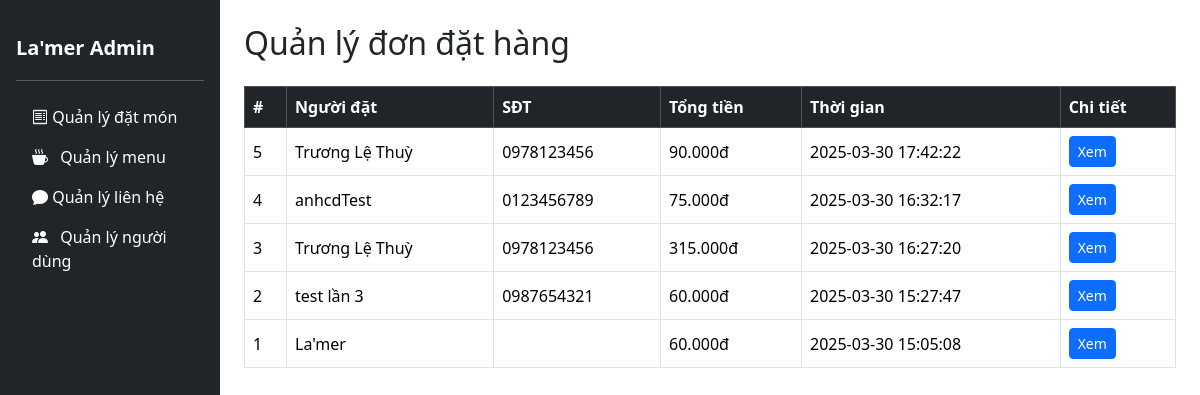
The page /admin/orders.php (signed in) on the database its author committed.
### tables this page shows
CREATE TABLE `orders` (
  `id` int(11) NOT NULL,
  `username` varchar(50) NOT NULL,
  `fullname` varchar(100) NOT NULL,
  `phone` varchar(20) NOT NULL,
  `total_price` decimal(10,2) NOT NULL,
  `order_time` datetime DEFAULT current_timestamp()
);

### admin/orders.php (the view, shortened to what this page needs)
<?php
require_once '../database/dbconnect.php';
$orderQuery = $conn->query("SELECT * FROM orders ORDER BY order_time DESC");
$orders = [];
while ($row = $orderQuery->fetch_assoc()) {
    $orders[] = $row;
}
?>
<!DOCTYPE html>
<html lang="vi">
<head>
    <link href="https://cdn.jsdelivr.net/npm/bootstrap@5.3.3/dist/css/bootstrap.min.css" rel="stylesheet">
    <link href="https://cdn.jsdelivr.net/npm/bootstrap-icons@1.10.5/font/bootstrap-icons.css" rel="stylesheet">
</head>
<body>
    <div class="d-flex">
        <?php include('sidebar.php'); ?>
        <div class="ms-220 px-4 pt-4 w-100" style="margin-left: 220px; height: 100vh;">
            <h2 class="mb-4">Quản lý đơn đặt hàng</h2>
            <div class="table-responsive">
                <table class="table table-bordered align-middle">
                    <thead class="table-dark">
                        <tr>
                            <th>#</th>
                            <th>Người đặt</th>
                            <th>SĐT</th>
                            <th>Tổng tiền</th>
                            <th>Thời gian</th>
                            <th>Chi tiết</th>
                        </tr>
                    </thead>
                    <tbody>
                        <?php foreach ($orders as $order): ?>
                            <tr>
                                <td><?= $order['id'] ?></td>
                                <td><?= htmlspecialchars($order['fullname']) ?></td>
                                <td><?= htmlspecialchars($order['phone']) ?></td>
                                <td><?= number_format($order['total_price'], 0, ',', '.') ?>đ</td>
                                <td><?= $order['order_time'] ?></td>
                                <td>
                                    <button class="btn btn-sm btn-primary" data-bs-toggle="collapse"
                                        data-bs-target="#items-<?= $order['id'] ?>">
                                        Xem
                                    </button>
                                </td>
                            </tr>
                        <?php endforeach; ?>
                    </tbody>
                </table>
            </div>
        </div>
    </div>
</body>
</html>

### rows shown on the page
orders: id "5", fullname "Trương Lệ Thuỳ", phone "0978123456", total_price "90.000", order_time "2025-03-30 17:42:22"
orders: id "4", fullname "anhcdTest", phone "0123456789", total_price "75.000", order_time "2025-03-30 16:32:17"
orders: id "3", fullname "Trương Lệ Thuỳ", phone "0978123456", total_price "315.000", order_time "2025-03-30 16:27:20"
orders: id "2", fullname "test lần 3", phone "0987654321", total_price "60.000", order_time "2025-03-30 15:27:47"
orders: id "1", fullname "La'mer", total_price "60.000", order_time "2025-03-30 15:05:08"
